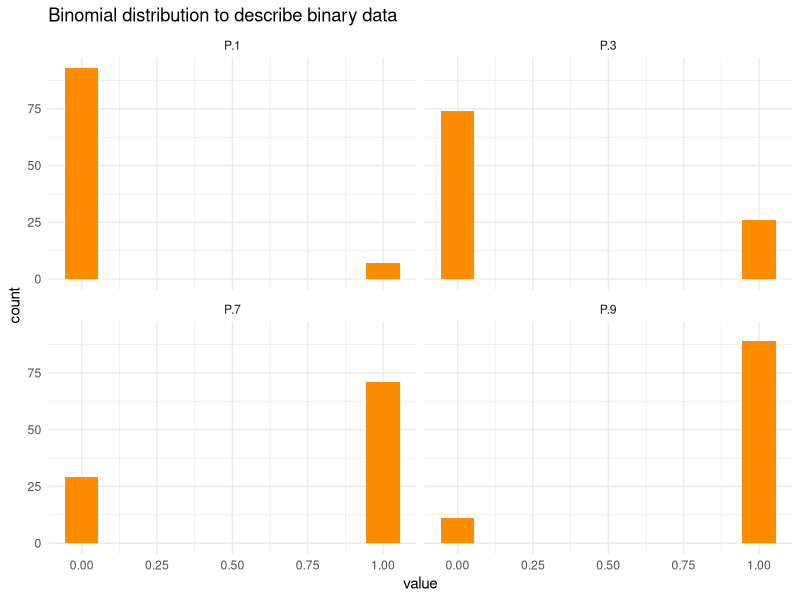
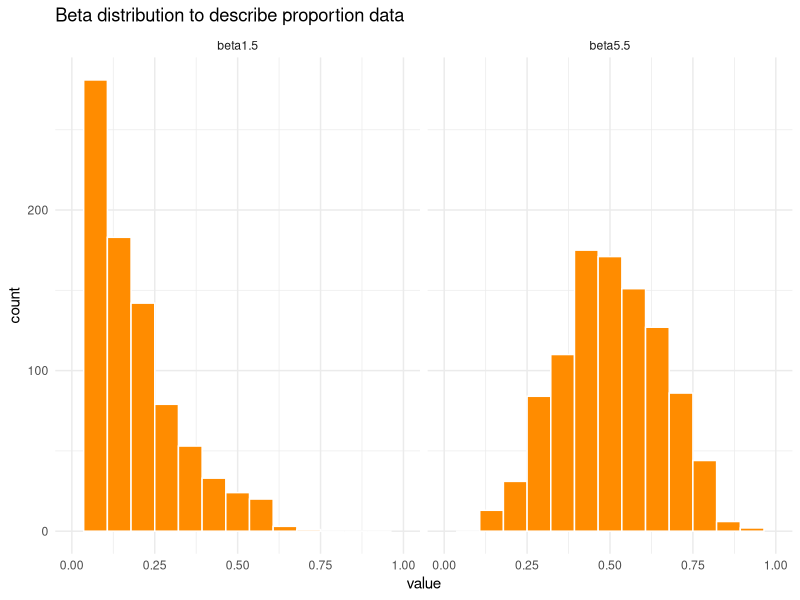

Generate these figures, in order, with R:
## ---- chunk 1

library(tidyverse)
set.seed(123) # for reproducibility
P.1 <- rbinom(100, size = 1, prob = 0.1)
P.3 <- rbinom(100, size = 1, prob = 0.3)
P.7 <- rbinom(100, size = 1, prob = 0.7)
P.9 <- rbinom(100, size = 1, prob = 0.9)
binomial_data <- data.frame(P.1, P.3, P.7, P.9)
## ---- chunk 2
binomial_data |>
  pivot_longer(1:4, names_to = "P", 
               values_to = "value") |> 
  ggplot(aes(value))+
  geom_histogram(fill = "darkorange", 
                 bins =10)+
  facet_wrap(~P)+
  theme_minimal()+
  labs(title = "Binomial distribution to describe binary data")
## ---- chunk 3
beta1.5 <- rbeta(n = 1000, shape1 = 1, shape2 = 5)
beta5.5 <- rbeta(n = 1000, shape1 = 5, shape2 = 5)
beta_data <- data.frame(beta1.5, beta5.5)

## ---- chunk 4
beta_data |>
  pivot_longer(1:2, names_to = "P", 
               values_to = "value") |> 
  ggplot(aes(value))+
  geom_histogram(fill = "darkorange", 
                 color = "white", 
                 bins = 15)+
  scale_x_continuous(limits = c(0,1))+
  facet_wrap(~P)+
  theme_minimal()+
  labs(title = "Beta distribution to describe proportion data")
